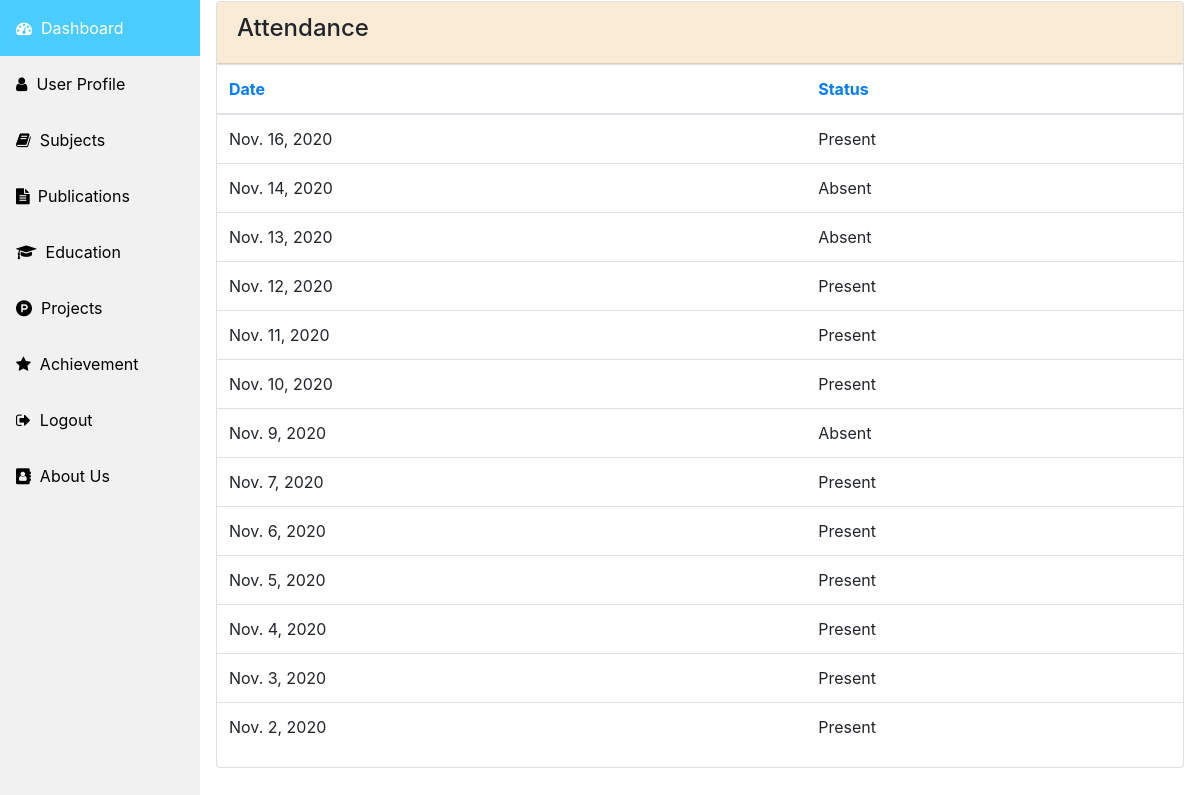
Screenshot of /attendance/ (signed in) with the database file from the repository.
### fam/models.py (models this page shows, shortened)
class Attendance(models.Model):
    user = models.ForeignKey(User, on_delete=models.CASCADE, related_name='attendance')
    date = models.DateField(default= datetime.now)
    status = models.CharField(max_length=100)

### fam/views.py (the view)
# urls.py: path('attendance/', views.attendance, name='attendance'),
def attendance(request):
    context ={}
    context['user'] = request.user
    context['faculty'] = faculty.objects.all()
    context['attendance'] = Attendance.objects.filter(user = request.user.id)
    if request.user.is_authenticated:
        return render(request, 'fam/attendance.html',context)
    else:
        return render(request, 'fam/index.html')

### fam/templates/fam/attendance.html (shortened to what this page needs)
{% extends 'fam/base.html' %}
{% block content %}
<div class="card">
    <div class="card-header" data-background-color="purple">
        <h4 class="title">Attendance </h4>
    </div>
    <div class="card-content table-responsive">
        <table class="table">
            <thead class="text-primary">
                <th>Date</th>
                <th>Status</th>
            </thead>
            <tbody>
            {% for u in attendance reversed%}
                <tr>
                    <td>{{u.date}}</td>
                    <td>{{u.status}}</td>
                </tr>
            {% endfor %}
            </tbody>
        </table>
    </div>
</div>
{% endblock %}

### fam/templates/fam/base.html (shortened to what this page needs)
<!doctype html>
<html lang="en">
  <head>
    <link rel="stylesheet" href="https://maxcdn.bootstrapcdn.com/bootstrap/4.0.0/css/bootstrap.min.css">
    <link rel="stylesheet" href="https://cdnjs.cloudflare.com/ajax/libs/font-awesome/4.7.0/css/font-awesome.min.css">
  </head>
  <body>
    <div class="sidebar">
        <a class="active" href="/home/"><i class="fa fa-dashboard"></i>&nbsp;&nbsp;Dashboard</a>
        <a href="/profile/"><i class="fa fa-user" aria-hidden="true"></i>&nbsp;&nbsp;User Profile</a>
        <a href="/subject/"><i class="fa fa-book" aria-hidden="true"></i>&nbsp;&nbsp;Subjects</a>
        <a href="/publication/"><i class="fa fa-file-text" aria-hidden="true">&nbsp;&nbsp;</i>Publications</a>
        <a href="/education/"><i class="fa fa-graduation-cap" aria-hidden="true"></i>&nbsp;&nbsp;Education</a>
        <a href="/projects/"><i class="fa fa-product-hunt" aria-hidden="true"></i>&nbsp;&nbsp;Projects</a>
        <a href="/achievement/"><i class="fa fa-star" aria-hidden="true"></i>&nbsp;&nbsp;Achievement</a>
        <a href="/logout/"><i class="fa fa-sign-out" aria-hidden="true"></i>&nbsp;&nbsp;Logout</a>
        <a href="/about/"><i class="fa fa-address-book" aria-hidden="true"></i>&nbsp;&nbsp;About Us</a>
    </div>
    <div class="content">
        {% block content %}
        {% endblock %}
    </div>
  </body>
</html>

### fam/templates/fam/attendance.html (style rules this page uses)
.card .card-header { background-color:#FAEBD7; }

### fam/templates/fam/base.html (style rules this page uses)
.sidebar { margin: 0; padding: 0; width: 200px; background-color: #f1f1f1; position: fixed; height: 100%; overflow: auto; }
.sidebar a { display: block; color: black; padding: 16px; text-decoration: none; }
.sidebar a.active { background-color: #4bccff; color: white; }
div.content { margin-left: 200px; padding: 1px 16px; height: 1000px; }

### rows the page displays
Attendance: date "Nov. 16, 2020", status "Present"
Attendance: date "Nov. 14, 2020", status "Absent"
Attendance: date "Nov. 13, 2020", status "Absent"
Attendance: date "Nov. 12, 2020", status "Present"
Attendance: date "Nov. 11, 2020", status "Present"
Attendance: date "Nov. 10, 2020", status "Present"
Attendance: date "Nov. 9, 2020", status "Absent"
Attendance: date "Nov. 7, 2020", status "Present"
Attendance: date "Nov. 6, 2020", status "Present"
Attendance: date "Nov. 5, 2020", status "Present"
Attendance: date "Nov. 4, 2020", status "Present"
Attendance: date "Nov. 3, 2020", status "Present"
Attendance: date "Nov. 2, 2020", status "Present"
